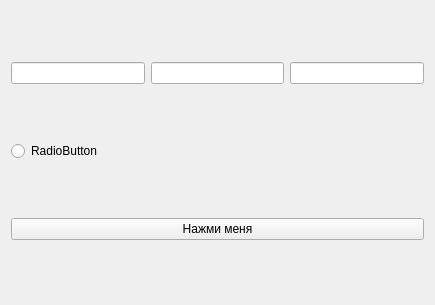
<?xml version="1.0" encoding="UTF-8"?>
<ui version="4.0">
 <class>Form</class>
 <widget class="QWidget" name="Form">
  <property name="geometry">
   <rect>
    <x>0</x>
    <y>0</y>
    <width>435</width>
    <height>305</height>
   </rect>
  </property>
  <property name="windowTitle">
   <string>Form</string>
  </property>
  <layout class="QVBoxLayout" name="verticalLayout_2">
   <item>
    <layout class="QHBoxLayout" name="horizontalLayout_2">
     <item>
      <layout class="QVBoxLayout" name="verticalLayout">
       <item>
        <layout class="QHBoxLayout" name="horizontalLayout">
         <item>
          <widget class="QLineEdit" name="lineEditInput">
           <property name="text">
            <string/>
           </property>
          </widget>
         </item>
         <item>
          <widget class="QLineEdit" name="lineEditMirror"/>
         </item>
         <item>
          <widget class="QLineEdit" name="lineEdit3"/>
         </item>
        </layout>
       </item>
      </layout>
     </item>
    </layout>
   </item>
   <item>
    <widget class="QRadioButton" name="radioButton">
     <property name="text">
      <string>RadioButton</string>
     </property>
    </widget>
   </item>
   <item>
    <widget class="QPushButton" name="pushButtonMirror">
     <property name="text">
      <string>Нажми меня</string>
     </property>
    </widget>
   </item>
  </layout>
 </widget>
 <resources/>
 <connections/>
</ui>
